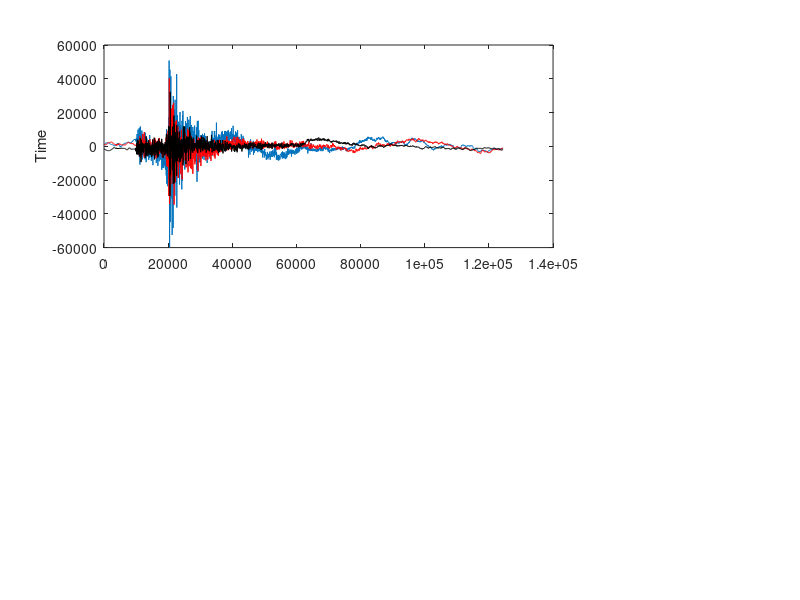

Source code (MATLAB): (Note: this script raises an error after producing the figure.)
%% PARTICLE MOTION DEVELOPMENT
function PARTICLE_MOTION_4E
%{
The y1, y2, y3 may not actually match up properly. This is just to see if
I could get everything responding the way it is supposed to.


%UPDATES
SEP 22 2015: Add plot labels
SEP 22 2015: Accept actual seismic data (stub)
SEP 22 2015: Include sample rate to get indices of seismic data associated with zoom limits

%}

%% Stub data (trigometric)

t = 1:100;
z = 3*sin(t);
e = 2*cos(t);
n = -1*sin(t);


%% Stub data (seismic)

load('trace_data'); % from Iliamna, IVE_BH[Z,N,E]
t = t-min(t)+1;
sample_rate = 100;



%% Initialize Figure

f = figure;


%% Plot data

    % Define space for waveforms & plot
sp(1) = subplot(2,4,[1:3]);
plot(t,e); hold on; plot(t,n,'r'); plot(t,z,'k');
ylabel('Time');
% datetick('x','HH:MM:SS');

    % Define zoom axes and callbacks
wp_xlim = 1:length(z);
zh = zoom(sp(1));
zh.Motion = 'horizontal';
zh.ActionPostCallBack = @waveformZoom;
zh.Enable = 'on';

    % Define pan and callbacks
ph = pan(f);
ph.Motion = 'horizontal';
ph.Enable = 'on';

    % Define space for E/N particle motion & plot
sp(2) = subplot(2,3,4); plot(e(wp_xlim),n(wp_xlim));
xlabel('East'); ylabel('North');
axis square

    % Define space for E/Z particle motion & plot
sp(3) = subplot(2,3,5); plot(e(wp_xlim),z(wp_xlim));
xlabel('East'); ylabel('Vertical');
axis square

    % Define space for N/Z particle motion & plot
sp(4) = subplot(2,3,6); plot(n(wp_xlim),z(wp_xlim));
xlabel('North'); ylabel('Vertical');
axis square

%% Callback Functions

    function waveformZoom(obj, eventdata)
        
        max_data_length = length(obj.Children(4).Children(3).XData)
        % returns the x limits of the waveform panel in vector format,
        % e.g., [0 100]
        waveform_xlim = round(eventdata.Axes.XLim);
        waveform_xlim(1) = floor(waveform_xlim(1)/sample_rate)
        waveform_xlim(2) = ceil(waveform_xlim(2)/sample_rate)
        
        % return the appropriate vector length to resize the data to
        if waveform_xlim(1) < 1, waveform_xlim(1) = 1; end; % minimum position value is 1
        if waveform_xlim(2) > max_data_length, waveform_xlim(2) = max_data_length; end; % sets maximum position value
        data_range = waveform_xlim(1):waveform_xlim(2) % e.g., 1:100
        %     find(waveform_xlim(1))
        %     find(waveform_xlim(2))
        
        obj.Children(4).Children(3).XData(waveform_xlim(1))
        obj.Children(4).Children(3).XData(waveform_xlim(2))
        
        % grab the original traces from the waveform plot
        % Note: Children are numbered in the reverse order from which they
        % are added. Therefore, obj.CHILDREN(4).Children(3) represents the
        % plot of the waveform data. Then obj.Children(4).CHILDREN(3),
        % e.g., represents the first waveform trace that was plotted.
        og_e = obj.Children(4).Children(3).YData(data_range);
        og_n = obj.Children(4).Children(2).YData(data_range);
        og_z = obj.Children(4).Children(1).YData(data_range);
        
        % cuts the data from one of the particle motion axes down to the proper size
        % NOTE: obj.CHILDREN(3) represents the first particle motion plot to be added to the panel
        obj.Children(3).Children.XData = og_e; % E/N plot
        obj.Children(3).Children.YData = og_n;
        
        obj.Children(2).Children.XData = og_e; % E/Z plot
        obj.Children(2).Children.YData = og_z;
        
        obj.Children(1).Children.XData = og_n; % N/Z plot
        obj.Children(1).Children.YData = og_z;
        
    end


    function waveformPan(obj, eventdata)
        
        
    end


end